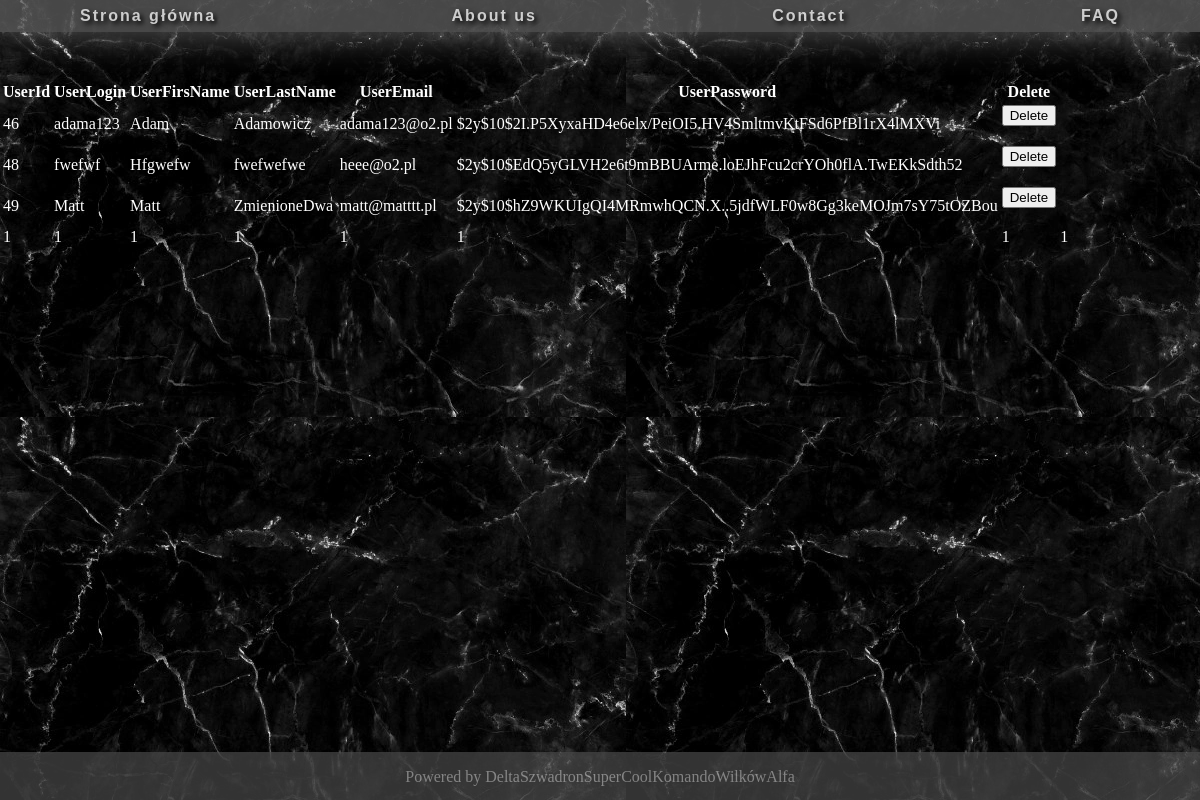
The app's page /show_users_page.php with its own data.
### tables this page shows
CREATE TABLE IF NOT EXISTS `users` (
  `usersId` int(11) NOT NULL AUTO_INCREMENT,
  `usersFirstName` varchar(50) NOT NULL,
  `usersLastName` varchar(50) NOT NULL,
  `usersLogin` varchar(128) NOT NULL,
  `usersEmail` varchar(128) NOT NULL,
  `usersPassword` varchar(255) NOT NULL,
  PRIMARY KEY (`usersId`)
);

### libraries/Database.php (called while the page is built, shortened)
<?php
class Database
{
    private $host = host;
    private $dbname = dbname;
    private $dbuser = dbuser;
    private $dbpass = dbpass;
    private $dbh;
    private $stmt;
    public function __construct()
    {
        $dsn = 'mysql:host=' . $this->host . ';dbname=' . $this->dbname;
        $options = array(
            PDO::ATTR_PERSISTENT => true,
            PDO::ATTR_ERRMODE => PDO::ERRMODE_EXCEPTION
        );
        try {
            $this->dbh = new PDO($dsn,
                $this->dbuser,
                $this->dbpass,
                $options);
        } catch (PDOException $e) {
            $this->err = $e->getMessage();
            echo $this->err;
        }
    }
    public function query($sql)
    {
        $this->stmt = $this->dbh->prepare($sql);
    }
    public function execute()
    {
        return $this->stmt->execute();
    }
    public function rowCount()
    {
        return $this->stmt->rowCount();
    }
    public function getAllResults()
    {
        $this->execute();
        return $this->stmt->fetchAll(PDO::FETCH_OBJ);
    }
}

### models/Admin.php (called while the page is built, shortened)
<?php
 require_once __DIR__ . '/../libraries/Database.php';
class Admin
{
    private $database;
    public function __construct(){
        $this->database = new Database;
    }
    public function showAllUsers(){
        $this->database->query('SELECT * FROM users WHERE usersLogin != "admin"' );
        $rows=$this->database->getAllResults();
        if($this->database->rowCount()>0){
            return $rows;
        }
        else{
            return false;
        }
    }
}

### show_users_page.php (the view, shortened to what this page needs)
<?php
include_once __DIR__ . '/header.php';
require_once __DIR__ . '/models/Admin.php';
?>
<div class="container">
    <table class="usersTable">
        <thead style="border: 1px solid black">
            <tr>
                <th>UserId</th>
                <th>UserLogin</th>
                <th>UserFirsName</th>
                <th>UserLastName</th>
                <th>UserEmail</th>
                <th>UserPassword</th>
                <th>Delete</th>
            </tr>
        </thead>
        <tbody>
        <?php
        $model = new Admin();
        $data = $model->showAllUsers();
            foreach($data as $rows) {
        ?>
                <tr>
                    <td><?php echo $rows->usersId;?></td>
                    <td><?php echo $rows->usersLogin;?></td>
                    <td><?php echo $rows->usersFirstName;?></td>
                    <td><?php echo $rows->usersLastName; ?></td>
                    <td><?php echo $rows->usersEmail; ?></td>
                    <td><?php echo $rows->usersPassword;?></td>
                    <td>
                        <form action="controllers/Admins.php" method="post">
                            <button type="submit" name="user_delete" value="<?php echo $rows->usersId;?>">Delete</button>
                        </form>
                    </td>
                </tr>
        <?php    } ?>
            <tr>
                <td>1</td>
                <td>1</td>
                <td>1</td>
                <td>1</td>
                <td>1</td>
                <td>1</td>
                <td>1</td>
                <td>1</td>
            </tr>
        </tbody>
    </table>
</div>
<?php
include_once __DIR__ .'/footer.php';
?>

### header.php (shortened to what this page needs)
<link rel="stylesheet" href="style.css"/>
<div class="header-div">
    <button class="bar" onclick="window.location.href='index.php';"> Strona główna </button>
    <button class="bar" onclick="window.location.href='?action=about_us';"> About us </button>
    <button class="bar" onclick="window.location.href='?action=contact';"> Contact </button>
    <button class="bar" onclick="window.location.href='?action=faq';"> FAQ </button>
</div>

### footer.php
<div id='footer'>
    <p id ="p-footer">Powered by DeltaSzwadronSuperCoolKomandoWilkówAlfa</p>
</div>

### style.css (style rules this page uses)
button.bar { font-weight: 600; background-color: transparent; border: none; color: white; padding-left: 3rem; padding-right: 3rem; text-align: center; font-size: 2vh; height: 2rem; display: block; cursor: pointer; transition: 0.3s; width: auto; table-layout: fixed; border-collapse: collapse; margin-left: 2rem; margin-right: 2rem; text-shadow: 3px 3px 5px black; letter-spacing: 2px; }
.header-div { width: 100%; height: 2rem; background-color: #595959; opacity: 80%; display: flex; justify-content: space-between; margin-bottom: 3rem; box-shadow: 0 0 40px #858585; }
#footer { position: absolute; bottom: 0; background-color: #494949; height: 3rem; width: 100%; opacity: 70%; align-items: center; vertical-align: center; }
#p-footer { color: rgb(185, 185, 185); text-align: center; font-size: 1rem; padding: 0 0 0 0; }

### records on screen
users: usersId "46", usersLogin "adama123", usersFirstName "Adam", usersLastName "Adamowicz", usersEmail "adama123@o2.pl", usersPassword "$2y$10$2I.P5XyxaHD4e6elx/PeiOI5.HV4SmltmvKtFSd6PfBl1rX4lMXVi"
users: usersId "48", usersLogin "fwefwf", usersFirstName "Hfgwefw", usersLastName "fwefwefwe", usersEmail "heee@o2.pl", usersPassword "$2y$10$EdQ5yGLVH2e6t9mBBUArme.loEJhFcu2crYOh0flA.TwEKkSdth52"
users: usersId "49", usersLogin "Matt", usersFirstName "Matt", usersLastName "ZmienioneDwa", usersEmail "matt@matttt.pl", usersPassword "$2y$10$hZ9WKUIgQI4MRmwhQCN.X..5jdfWLF0w8Gg3keMOJm7sY75tOZBou"
